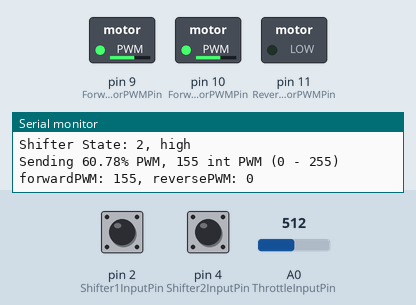
Recording of a sketch running on a simulated Arduino Uno, built with avr-gcc and run on an emulated ATmega328P. On the bench: switched loads named in the sketch (green lamp = pin HIGH), the last lines printed to the serial monitor. Inputs (shaded band) come from the test bench; at power-on: A0 (ThrottleInputPin) = 512, pin 2 (Shifter1InputPin) HIGH, pin 4 (Shifter2InputPin) HIGH.

Above: at 1.2 s.
1.3 s: A0 (ThrottleInputPin) set to 900
At 3.0 s:
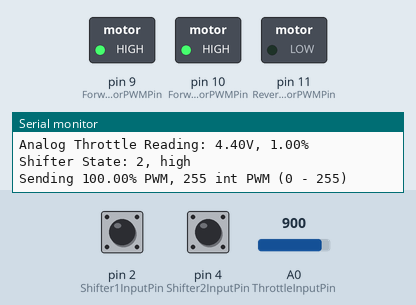
3.6 s: pin 2 (Shifter1InputPin) pulled LOW for 1 s
At 4.64 s:
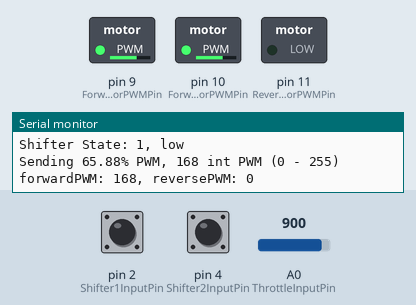
6.6 s: pin 4 (Shifter2InputPin) pulled LOW for 0.15 s
At 8.5 s:
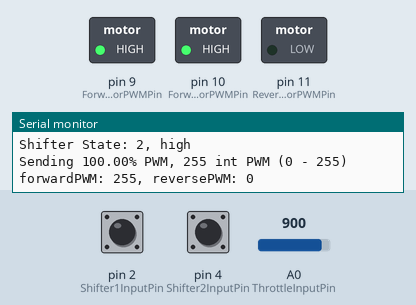
9.7 s: pin 2 (Shifter1InputPin) pulled LOW for 0.15 s
At 10.5 s:
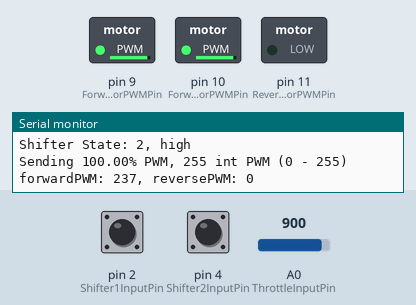
12.8 s: pin 4 (Shifter2InputPin) pulled LOW for 1 s
At 13.95 s:
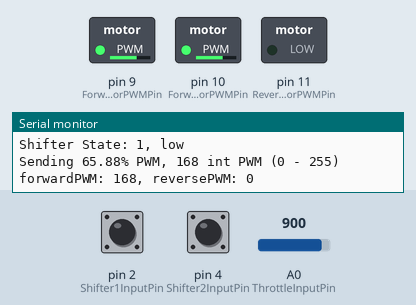
16.8 s: A0 (ThrottleInputPin) set to 716
At 18.1 s:
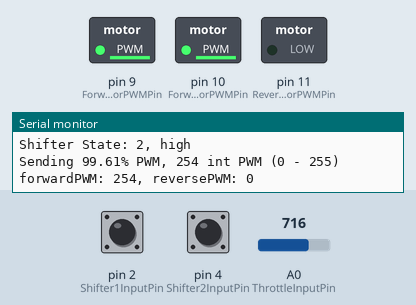
Timing chart, 0 to 19.8 s (numbered marks = the images above; inputs shaded):
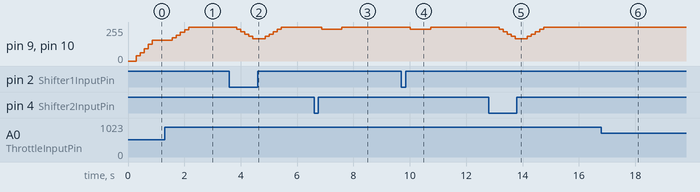

The sketch:

powerWheels.ino
```cpp
#include <TimerOne.h>

#include "TimerOne.h"

const int loopDelayMs = 25;

// Timer1 constants
const int AnalogWriteToTimer1PwmFactor = 4;
const int PwmFrequencyInMicroseconds = 100; // 100uS = 10kHz

// throttle constants
const int MaxPwm = 255;
const float MinThrottleVolt = 0.95;
const float MaxThrottleVolt = 3.5;
const float MaxThrottlePercent = 1.00;
const float StallPreventionMinThrottlePwmPercent = 0.15;

// throttle smoothing constants
const int ThrottleSmoothingBinLength = 5;
int ThrottleSmoothingBins[ThrottleSmoothingBinLength];
int throttleSmoothingIndex = 0;

// shifter constants
const int ShiftStateHigh = 2;
const int ShiftStateLow = 1;
const int ShiftStateReverse = 0;
const float LowMaxThrottlePercent = 0.66;

// current states
float currentThrottlePercent = 0.0;
int currentShifterState = 0;
int stallPreventionMinThrottlePwm = 0;

// pin assignments
const int ThrottleInputPin = A0;

const int Shifter1InputPin = 2;
const int Shifter2InputPin = 4;

const int ForwardLeftMotorPWMPin = 10;
const int ForwardRightMotorPWMPin = 9;
const int ReverseSharedMotorPWMPin = 11;

void setup() {
  Serial.begin(9600);

  pinMode(Shifter1InputPin, INPUT_PULLUP);
  pinMode(Shifter2InputPin, INPUT_PULLUP);

  setupHighFrequencyPWM();

  initializeThrottleSmoothingBins();
  stallPreventionMinThrottlePwm = MaxPwm * StallPreventionMinThrottlePwmPercent;
  String message = "stallPreventionMinThrottlePwm: ";
  message += stallPreventionMinThrottlePwm;
  Serial.println(message);
}

void setupHighFrequencyPWM()
{
  pinMode(ForwardLeftMotorPWMPin, OUTPUT);
  pinMode(ForwardRightMotorPWMPin, OUTPUT);

  Timer1.initialize(PwmFrequencyInMicroseconds);
  String message = "Timer1 PwmFrequencyInMicroseconds: ";
  message += PwmFrequencyInMicroseconds;
  Serial.println(message);

  pinMode(ReverseSharedMotorPWMPin, OUTPUT);
  setupTimer2For10kHzPWM();
}

void setupTimer2For10kHzPWM() {
  TCCR2B = TCCR2B & 0b11111000 | 0x02;
}

void loop() {
  runThrottleReadIteration();
  runShifterReadIteration();
  runMotorSignalIteration();

  delay(loopDelayMs);
}

void runThrottleReadIteration()
{
  float analogVoltageReading = analogIntToVolt(analogRead(ThrottleInputPin));
  float throttlePercent = calculateThrottlePercent(analogVoltageReading);

  currentThrottlePercent = throttlePercent * MaxThrottlePercent;

  String message = "Analog Throttle Reading: ";
  message += analogVoltageReading;
  message += "V, ";
  message += throttlePercent;
  message += "%";
  Serial.println(message);
}

float calculateThrottlePercent(float throttleVoltage)
{
  if (throttleVoltage < MinThrottleVolt)
    return 0.0;

  if (throttleVoltage > MaxThrottleVolt)
    return 1.0;

  float adjustedThrottleVoltage = throttleVoltage - MinThrottleVolt;
  float adjustedMaxThrottleVolt = MaxThrottleVolt - MinThrottleVolt;

  return adjustedThrottleVoltage / adjustedMaxThrottleVolt;
}

void runShifterReadIteration()
{
  int shifterPin1Value = digitalRead(Shifter1InputPin);
  int shifterPin2Value = digitalRead(Shifter2InputPin);

  currentShifterState = shifterPin1Value + shifterPin2Value;

  String message = "Shifter State: ";
  message += currentShifterState;
  message += ", ";

  switch(currentShifterState)
  {
    case ShiftStateReverse:
      message += "reverse";
      break;
    case ShiftStateLow:
      message += "low";
      break;
    case ShiftStateHigh:
      message += "high";
      break;
  }

  Serial.println(message);
}

void runMotorSignalIteration()
{
  int throttledPwm = MaxPwm * currentThrottlePercent;

  throttledPwm = calculatePwmWithShifterState(throttledPwm);
  int smoothedThrottledPwm = smoothNextThrottlePwm(throttledPwm);

  int forwardPwm = smoothedThrottledPwm > 0 ? smoothedThrottledPwm : 0;
  int reversePwm = smoothedThrottledPwm < 0 ? smoothedThrottledPwm * -1 : 0;

  forwardPwm = applyStallPrevention(forwardPwm);
  reversePwm = applyStallPrevention(reversePwm);

  float percentPwm = throttledPwm / 255.0 * 100.0;
  String message = "Sending ";
  message += percentPwm;
  message += "% PWM, ";
  message += throttledPwm;
  message += " int PWM (0 - 255)";
  message += "\nforwardPWM: ";
  message += forwardPwm;
  message += ", reversePWM: ";
  message += reversePwm;
  Serial.println(message);

  if (failsForwardReverseSimultaneousSafetyCheck(forwardPwm, reversePwm))
    return;

  int forwardPwmScaledForTimer1 = forwardPwm * AnalogWriteToTimer1PwmFactor;
  Timer1.pwm(ForwardLeftMotorPWMPin, forwardPwmScaledForTimer1);
  Timer1.pwm(ForwardRightMotorPWMPin, forwardPwmScaledForTimer1);

  analogWrite(ReverseSharedMotorPWMPin, reversePwm);
}

bool failsForwardReverseSimultaneousSafetyCheck(int forwardPwm, int reversePwm)
{
    if (forwardPwm > 0 && reversePwm > 0)
      return true;

     return false;
}

int calculatePwmWithShifterState(int throttledPwm)
{
  int calculatedPwm = 0;
  if (currentShifterState == ShiftStateReverse)
  {
    calculatedPwm = -1 * throttledPwm * LowMaxThrottlePercent;
  }
  else if (currentShifterState == ShiftStateLow)
  {
    calculatedPwm = throttledPwm * LowMaxThrottlePercent;
  }
  else
  {
    calculatedPwm = throttledPwm;
  }

  return calculatedPwm;
}

int applyStallPrevention(int pwm)
{
  if (pwm > 0 && pwm < stallPreventionMinThrottlePwm)
   return stallPreventionMinThrottlePwm;

   return pwm;
}

int smoothNextThrottlePwm(int currentThrottlePwm)
{
  int smoothedThrottlePwm = calculateSmoothedThrottlePwm();

  throttleSmoothingIndex = (throttleSmoothingIndex + 1) % ThrottleSmoothingBinLength;
  String message = "throttleSmoothingIndex: ";
  ThrottleSmoothingBins[throttleSmoothingIndex] = currentThrottlePwm;

  return smoothedThrottlePwm;
}

int calculateSmoothedThrottlePwm()
{
  int sum = 0;
  for (int i = 0; i < ThrottleSmoothingBinLength; i++)
  {
    int currentIndex = (throttleSmoothingIndex + i) % ThrottleSmoothingBinLength;
    sum += ThrottleSmoothingBins[currentIndex];
  }

  int calculatedSmoothedThrottlePwm = sum / ThrottleSmoothingBinLength;
  return calculatedSmoothedThrottlePwm;
}

void initializeThrottleSmoothingBins()
{
  for (int i = 0; i < ThrottleSmoothingBinLength; i++)
  {
    ThrottleSmoothingBins[i] = 0;
  }
}

float analogIntToVolt(int analogIn)
{
  return analogIn * (5.0 / 1023.0);
}
```

Measured:
- after the input at 1.3 s, pin 9 (ForwardRightMotorPWMPin), pin 10 (ForwardLeftMotorPWMPin): moves from 155/255 to 255/255 over 0.57 s, starting after 0.27 s
- after the input at 3.6 s, pin 9 (ForwardRightMotorPWMPin), pin 10 (ForwardLeftMotorPWMPin): 255/255 → 237/255 after 0.27 s, → 220/255 0.14 s later, → 202/255 0.14 s later, → 185/255 0.14 s later, … (10 changes in this stretch)
- after the input at 6.6 s, pin 9 (ForwardRightMotorPWMPin), pin 10 (ForwardLeftMotorPWMPin): 255/255 → 237/255 after 0.27 s, → 255/255 0.72 s later
- after the input at 9.7 s, pin 9 (ForwardRightMotorPWMPin), pin 10 (ForwardLeftMotorPWMPin): 255/255 → 237/255 after 0.32 s, → 255/255 0.72 s later
- after the input at 12.8 s, pin 9 (ForwardRightMotorPWMPin), pin 10 (ForwardLeftMotorPWMPin): 255/255 → 237/255 after 0.38 s, → 220/255 0.14 s later, → 202/255 0.14 s later, → 185/255 0.14 s later, … (10 changes in this stretch)
- after the input at 16.8 s, pin 9 (ForwardRightMotorPWMPin), pin 10 (ForwardLeftMotorPWMPin): 255/255 → 254/255 after 0.38 s
